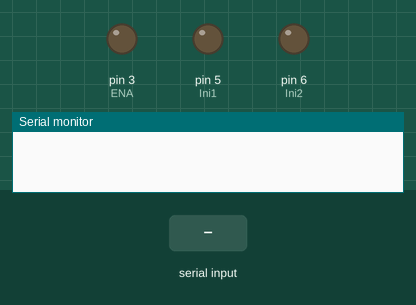
This sketch was run on a simulated Arduino Uno, built with avr-gcc and run on an emulated ATmega328P. Parts: output pins drawn as LEDs (lit = HIGH), the last lines printed to the serial monitor. The inputs (shaded band) are chosen by the test bench.

Above: at 1.2 s.
1.3 s: "1\n" received over Serial
At 2.5 s:
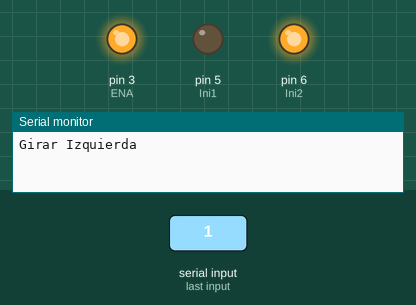
2.9 s: "2\n" received over Serial
At 4.0 s:
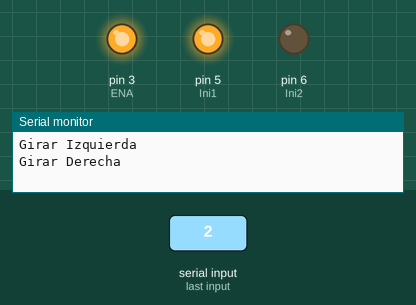
4.4 s: "0\n" received over Serial
At 5.6 s:
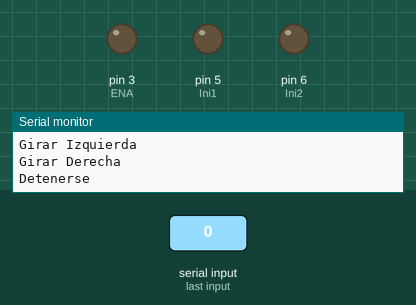
Timing chart, 0 to 7.4 s (numbered marks = the images above; inputs shaded):
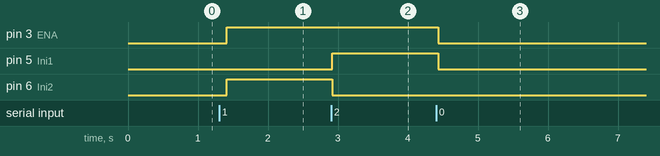

Measured:
- after the input at 1.3 s, pin 3 (ENA), pin 6 (Ini2): LOW → HIGH after 0.11 s
- after the input at 2.9 s, pin 5 (Ini1): LOW → HIGH at once; pin 6 (Ini2): HIGH → LOW at once
- after the input at 4.4 s, pin 3 (ENA), pin 5 (Ini1): HIGH → LOW at once

The sketch:

P25_Puente_H.ino
```cpp
int ENA = 3;
int Ini1 = 5;
int Ini2 = 6;


void setup() {
  // put your setup code here, to run once:
  pinMode(Ini1 , OUTPUT);
  pinMode(Ini2,OUTPUT);
///ENA no lleva pinmod
  Serial.begin(9600);
  Serial.setTimeout(10);


}

void loop() {
  // put your main code here, to run repeatedly:
  if(Serial.available()>0){
    int v = Serial.readString().toInt();
    if(v==0){
      Serial.println("Detenerse");
      digitalWrite(Ini1,0);
      digitalWrite(Ini2,0);
      analogWrite(ENA,0);
    }
    else if(v==1){
      Serial.println("Girar Izquierda");
      digitalWrite(Ini1,0);
      digitalWrite(Ini2,1);
      analogWrite(ENA,255);
    }
    else if(v ==2){
      Serial.println("Girar Derecha");
      digitalWrite(Ini1,1);
      digitalWrite(Ini2,0);
      analogWrite(ENA,255);
    }else{
      Serial.println("Moviemiento no valido");
    }
  }
  delay(100);

}
```
